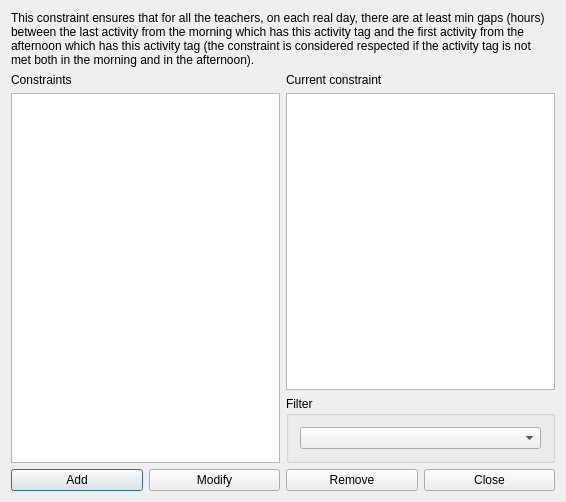
<?xml version="1.0" encoding="UTF-8"?>
<ui version="4.0">
 <class>ConstraintTeachersMinGapsBetweenActivityTagBetweenMorningAndAfternoonForm_template</class>
 <widget class="QDialog" name="ConstraintTeachersMinGapsBetweenActivityTagBetweenMorningAndAfternoonForm_template">
  <property name="geometry">
   <rect>
    <x>0</x>
    <y>0</y>
    <width>558</width>
    <height>502</height>
   </rect>
  </property>
  <property name="windowTitle">
   <string extracomment="This is the title of the dialog to see the list of all constraints of this type">Constraints teachers min gaps between activity tag between morning and afternoon</string>
  </property>
  <layout class="QGridLayout" name="gridLayout_2">
   <item row="0" column="0" colspan="2">
    <widget class="QLabel" name="textLabel1">
     <property name="sizePolicy">
      <sizepolicy hsizetype="Minimum" vsizetype="Minimum">
       <horstretch>0</horstretch>
       <verstretch>0</verstretch>
      </sizepolicy>
     </property>
     <property name="text">
      <string>This constraint ensures that for all the teachers, on each real day, there are at least min gaps (hours) between the last activity from the morning which has this activity tag and the first activity from the afternoon which has this activity tag (the constraint is considered respected if the activity tag is not met both in the morning and in the afternoon).</string>
     </property>
     <property name="wordWrap">
      <bool>true</bool>
     </property>
    </widget>
   </item>
   <item row="1" column="1">
    <layout class="QVBoxLayout" name="verticalLayout_2">
     <item>
      <widget class="QLabel" name="currentConstraintTextLabel">
       <property name="text">
        <string>Current constraint</string>
       </property>
       <property name="wordWrap">
        <bool>false</bool>
       </property>
      </widget>
     </item>
     <item>
      <widget class="QPlainTextEdit" name="currentConstraintTextEdit"/>
     </item>
    </layout>
   </item>
   <item row="2" column="1">
    <widget class="QGroupBox" name="filterGroupBox">
     <property name="title">
      <string>Filter</string>
     </property>
     <layout class="QGridLayout" name="gridLayout">
      <item row="0" column="0">
       <widget class="QComboBox" name="activityTagComboBox"/>
      </item>
     </layout>
    </widget>
   </item>
   <item row="3" column="0" colspan="2">
    <layout class="QHBoxLayout" name="horizontalLayout">
     <item>
      <widget class="QPushButton" name="addConstraintPushButton">
       <property name="text">
        <string>Add</string>
       </property>
      </widget>
     </item>
     <item>
      <widget class="QPushButton" name="modifyConstraintPushButton">
       <property name="text">
        <string>Modify</string>
       </property>
      </widget>
     </item>
     <item>
      <widget class="QPushButton" name="removeConstraintPushButton">
       <property name="text">
        <string>Remove</string>
       </property>
      </widget>
     </item>
     <item>
      <widget class="QPushButton" name="closePushButton">
       <property name="text">
        <string>Close</string>
       </property>
      </widget>
     </item>
    </layout>
   </item>
   <item row="1" column="0" rowspan="2">
    <layout class="QVBoxLayout" name="verticalLayout">
     <item>
      <widget class="QLabel" name="constraintsTextLabel">
       <property name="frameShape">
        <enum>QFrame::NoFrame</enum>
       </property>
       <property name="frameShadow">
        <enum>QFrame::Plain</enum>
       </property>
       <property name="text">
        <string>Constraints</string>
       </property>
       <property name="wordWrap">
        <bool>false</bool>
       </property>
      </widget>
     </item>
     <item>
      <widget class="QListWidget" name="constraintsListWidget"/>
     </item>
    </layout>
   </item>
  </layout>
 </widget>
 <layoutdefault spacing="6" margin="11"/>
 <resources/>
 <connections/>
</ui>
